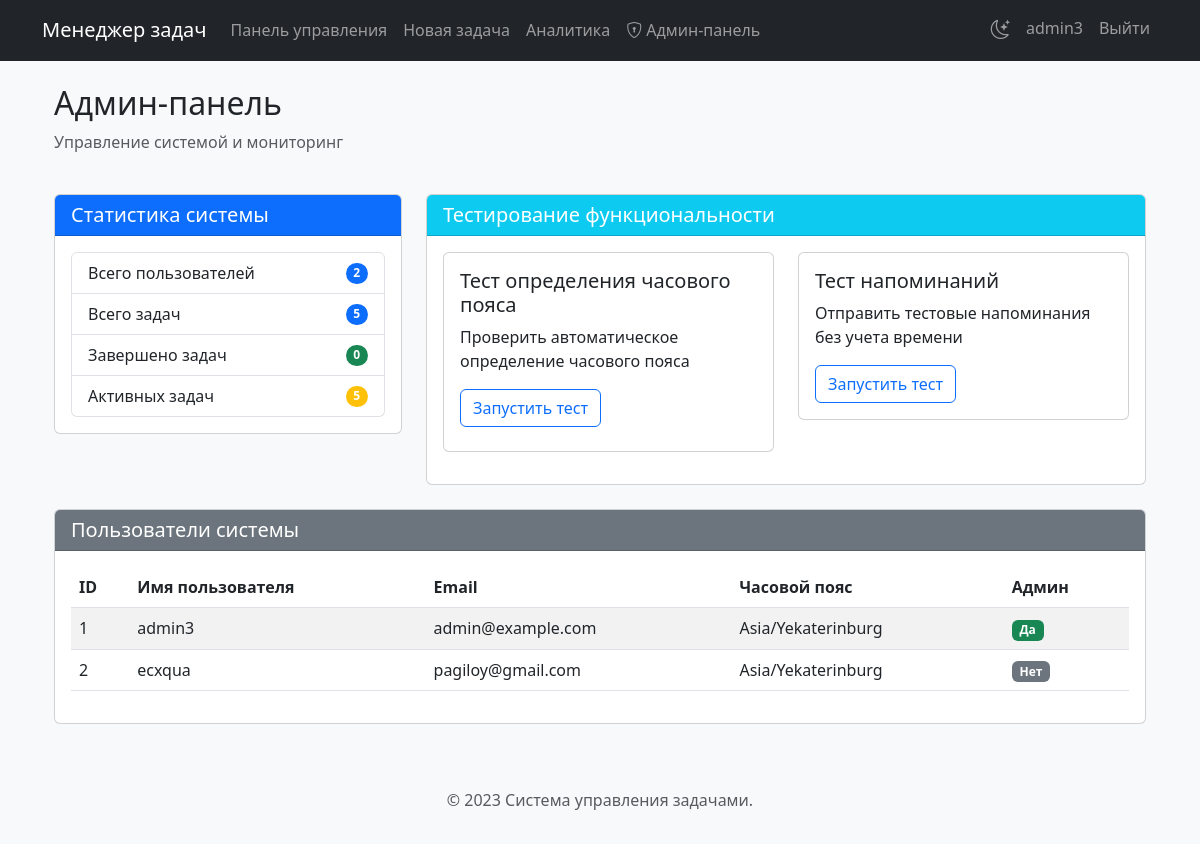
The page /admin (signed in) on the database its author committed.
### tables this page shows
CREATE TABLE users (
        id INTEGER PRIMARY KEY,
        username TEXT NOT NULL,
        password TEXT NOT NULL,
        email TEXT UNIQUE NOT NULL,
        pending_email TEXT,
        email_confirm_token TEXT,
        email_confirm_expiry TIMESTAMP,
        reset_token TEXT,
        reset_token_expiry TIMESTAMP,
        timezone TEXT DEFAULT "Europe/Moscow",
        created_at TIMESTAMP DEFAULT CURRENT_TIMESTAMP,
        is_admin BOOLEAN DEFAULT 0,
        auto_timezone BOOLEAN DEFAULT 1
    );

### app.py (the view)
@app.route('/admin', methods=['GET'])
def admin_panel():
    if 'user_id' not in session:
        return redirect(url_for('login'))
    conn = sqlite3.connect('tasks.db')
    c = conn.cursor()
    c.execute("SELECT is_admin FROM users WHERE id = ?", (session['user_id'],))
    result = c.fetchone()
    if not result or not result[0]:
        flash('У вас нет прав доступа к этой странице')
        conn.close()
        return redirect(url_for('dashboard'))
    c.execute("SELECT COUNT(*) FROM users")
    total_users = c.fetchone()[0]
    c.execute("SELECT COUNT(*) FROM tasks")
    total_tasks = c.fetchone()[0]
    c.execute("SELECT COUNT(*) FROM tasks WHERE status = 'Завершена'")
    completed_tasks = c.fetchone()[0]
    c.execute("SELECT id, username, email, timezone, is_admin FROM users")
    users = c.fetchall()
    conn.close()
    return render_template('admin.html',
                          total_users=total_users,
                          total_tasks=total_tasks,
                          completed_tasks=completed_tasks,
                          users=users,
                          format_reminder_time=format_reminder_time)

### templates/admin.html (shortened to what this page needs)
{% extends 'base.html' %}
{% block content %}
<div class="container">
    <div class="row mb-4">
        <div class="col">
            <h2>Админ-панель</h2>
            <p class="text-muted">Управление системой и мониторинг</p>
        </div>
    </div>
    <div class="row mb-4">
        <div class="col-md-4">
            <div class="card">
                <div class="card-header bg-primary text-white">
                    <h5 class="mb-0">Статистика системы</h5>
                </div>
                <div class="card-body">
                    <ul class="list-group">
                        <li class="list-group-item d-flex justify-content-between align-items-center">
                            Всего пользователей
                            <span class="badge bg-primary rounded-pill">{{ total_users }}</span>
                        </li>
                        <li class="list-group-item d-flex justify-content-between align-items-center">
                            Всего задач
                            <span class="badge bg-primary rounded-pill">{{ total_tasks }}</span>
                        </li>
                        <li class="list-group-item d-flex justify-content-between align-items-center">
                            Завершено задач
                            <span class="badge bg-success rounded-pill">{{ completed_tasks }}</span>
                        </li>
                        <li class="list-group-item d-flex justify-content-between align-items-center">
                            Активных задач
                            <span class="badge bg-warning rounded-pill">{{ total_tasks - completed_tasks }}</span>
                        </li>
                    </ul>
                </div>
            </div>
        </div>
        <div class="col-md-8">
            <div class="card">
                <div class="card-header bg-info text-white">
                    <h5 class="mb-0">Тестирование функциональности</h5>
                </div>
                <div class="card-body">
                    <div class="row">
                        <div class="col-md-6 mb-3">
                            <div class="card">
                                <div class="card-body">
                                    <h5 class="card-title">Тест определения часового пояса</h5>
                                    <p class="card-text">Проверить автоматическое определение часового пояса</p>
                                    <button id="test-timezone" class="btn btn-outline-primary">Запустить тест</button>
                                </div>
                            </div>
                        </div>
                        <div class="col-md-6 mb-3">
                            <div class="card">
                                <div class="card-body">
                                    <h5 class="card-title">Тест напоминаний</h5>
                                    <p class="card-text">Отправить тестовые напоминания без учета времени</p>
                                    <a href="{{ url_for('send_reminders', test_mode=1) }}" class="btn btn-outline-primary">Запустить тест</a>
                                </div>
                            </div>
                        </div>
                    </div>
                </div>
            </div>
        </div>
    </div>
    <div class="row">
        <div class="col">
            <div class="card">
                <div class="card-header bg-secondary text-white">
                    <h5 class="mb-0">Пользователи системы</h5>
                </div>
                <div class="card-body">
                    <div class="table-responsive">
                        <table class="table table-striped">
                            <thead>
                                <tr>
                                    <th>ID</th>
                                    <th>Имя пользователя</th>
                                    <th>Email</th>
                                    <th>Часовой пояс</th>
                                    <th>Админ</th>
                                </tr>
                            </thead>
                            <tbody>
                                {% for user in users %}
                                <tr>
                                    <td>{{ user[0] }}</td>
                                    <td>{{ user[1] }}</td>
                                    <td>{{ user[2] }}</td>
                                    <td>{{ user[3] or 'Не установлен' }}</td>
                                    <td>
                                        {% if user[4] %}
                                        <span class="badge bg-success">Да</span>
                                        {% else %}
                                        <span class="badge bg-secondary">Нет</span>
                                        {% endif %}
                                    </td>
                                </tr>
                                {% endfor %}
                            </tbody>
                        </table>
                    </div>
                </div>
            </div>
        </div>
    </div>
</div>
{% endblock %}

### templates/base.html (shortened to what this page needs)
<!DOCTYPE html>
<html lang="ru">
<head>
    <link href="https://cdn.jsdelivr.net/npm/bootstrap@5.3.0/dist/css/bootstrap.min.css" rel="stylesheet">
    <link href="https://cdn.jsdelivr.net/npm/bootstrap-icons@1.11.3/font/bootstrap-icons.css" rel="stylesheet">
    <link href="{{ url_for('static', filename='css/style.css') }}" rel="stylesheet">
</head>
<body>
    <nav class="navbar navbar-expand-lg navbar-dark bg-dark fixed-top">
        <div class="container">
            <a class="navbar-brand" href="{{ url_for('dashboard') if 'user_id' in session else url_for('login') }}">Менеджер задач</a>
            <div class="collapse navbar-collapse" id="navbarNav">
                {% if 'user_id' in session %}
                <ul class="navbar-nav me-auto">
                    <li class="nav-item">
                        <a class="nav-link" href="{{ url_for('dashboard') }}">Панель управления</a>
                    </li>
                    <li class="nav-item">
                        <a class="nav-link" href="{{ url_for('new_task') }}">Новая задача</a>
                    </li>
                    <li class="nav-item">
                        <a class="nav-link" href="{{ url_for('analytics') }}">Аналитика</a>
                    </li>
                    {% if session.get('is_admin') %}
                    <li class="nav-item">
                        <a class="nav-link" href="{{ url_for('admin_panel') }}">
                            <i class="bi bi-shield-lock me-1"></i>Админ-панель
                        </a>
                    </li>
                    {% endif %}
                </ul>
                <ul class="navbar-nav">
                    <li class="nav-item">
                        <div class="theme-toggle nav-link">
                            <i class="bi bi-moon-stars"></i>
                        </div>
                    </li>
                    <li class="nav-item">
                        <a class="nav-link" href="{{ url_for('profile') }}">{{ session['username'] }}</a>
                    </li>
                    <li class="nav-item">
                        <a class="nav-link" href="{{ url_for('logout') }}">Выйти</a>
                    </li>
                </ul>
                {% endif %}
            </div>
        </div>
    </nav>
    <div class="container mt-4">
        {% block content %}{% endblock %}
    </div>
    <footer class="mt-5 py-3 bg-light">
        <div class="container text-center">
            <p class="text-muted">© 2023 Система управления задачами.</p>
        </div>
    </footer>
</body>
</html>

### static/css/style.css (style rules this page uses)
.theme-toggle { cursor: pointer; padding: 0.5rem; }
.theme-toggle i { font-size: 1.2rem; transition: transform 0.3s ease; }

### templates/base.html (style rules this page uses)
body { padding-top: 60px; background-color: #f8f9fa; }

### rows shown on the page
users: username "admin3", id "1", email "admin@example.com", timezone "Asia/Yekaterinburg", is_admin "Да"
users: id "2", username "ecxqua", email "pagiloy@gmail.com", timezone "Asia/Yekaterinburg", is_admin "Нет"

### other values the page prints
{{ total_users }} "2"
{{ total_tasks }} "5"
{{ completed_tasks }} "0"
{{ total_tasks - completed_tasks }} "5"
